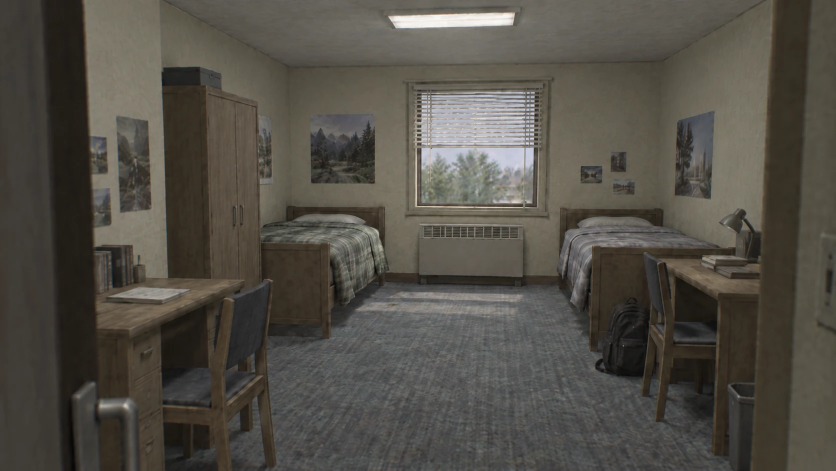
#> input picture dorm_room/renders/reference.png, 1672 x 941 px (shown at 1/2 size)
$ python -i compare.py   (imports and definitions only)
#> lines starting #> are read from the running program, lines starting #| are printed output that depends on the picture
#> further down, picture is the input picture: PIL image 1672x941 RGB; mean R, G, B 83, 79.1, 71.2
"""Side-by-side, 50% overlay and edge-overlay comparison of a render vs the reference.

Usage: python compare.py <reference.png> <render.png> <out_prefix>
"""
import sys

import numpy as np
from PIL import Image, ImageDraw, ImageFilter, ImageOps

# [1 line that did not run here, left out]
# [2 lines not run here, left out]

# side by side
# [1 line that did not run here, left out]
# [6 lines not run here, left out]

# edge overlay: reference edges red, render edges cyan
def edges(im):
    e = im.convert("L").filter(ImageFilter.GaussianBlur(1.2)).filter(ImageFilter.FIND_EDGES)
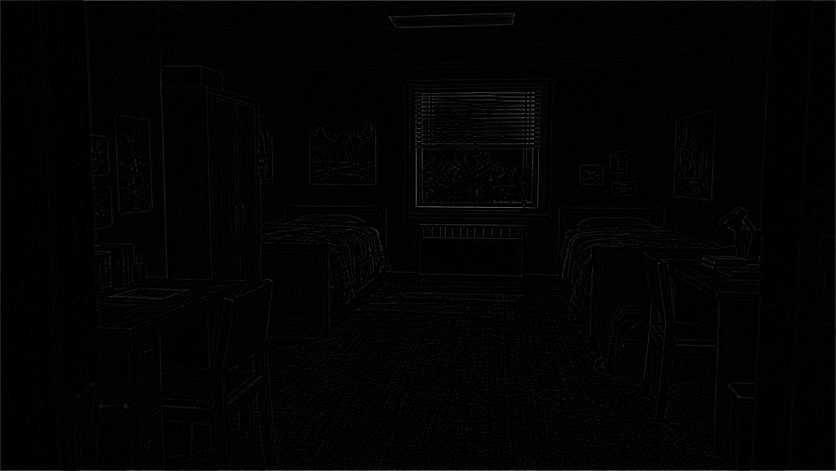
#> e: PIL image 1672x941 L (shown at 1/2 size); min 0, max 121, mean 2.6
    a = np.asarray(e).astype(np.float32)
    return np.clip(a / max(1.0, np.percentile(a, 97)) , 0, 1)
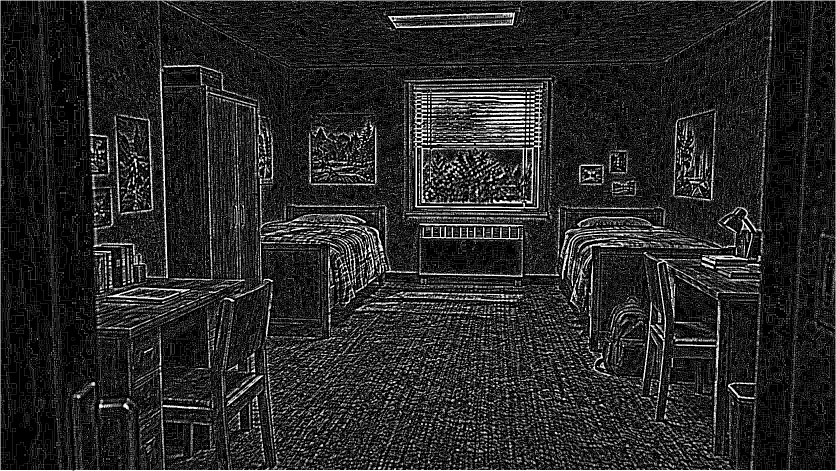
#> returned value: shape (941, 1672) float32 (shown at 1/2 size); min 0, max 1, mean 0.152

# [1 line that did not run here, left out]
# [1 line that did not run here, left out]
# [1 line that did not run here, left out]
# [1 line that did not run here, left out]
# [1 line that did not run here, left out]
# [1 line not run here, left out]

# tonal statistics
# [1 line that did not run here, left out]
# [1 line that did not run here, left out]
# [2 lines not run here, left out]
# region means on a 4x4 grid (luma)
# [1 line that did not run here, left out]
# [1 line that did not run here, left out]
# [8 lines not run here, left out]

>>> from PIL import Image
>>> picture = Image.open('../renders/reference.png')
>>> result = edges(picture)

$ run again, on dorm_room/renders/alt_view.png
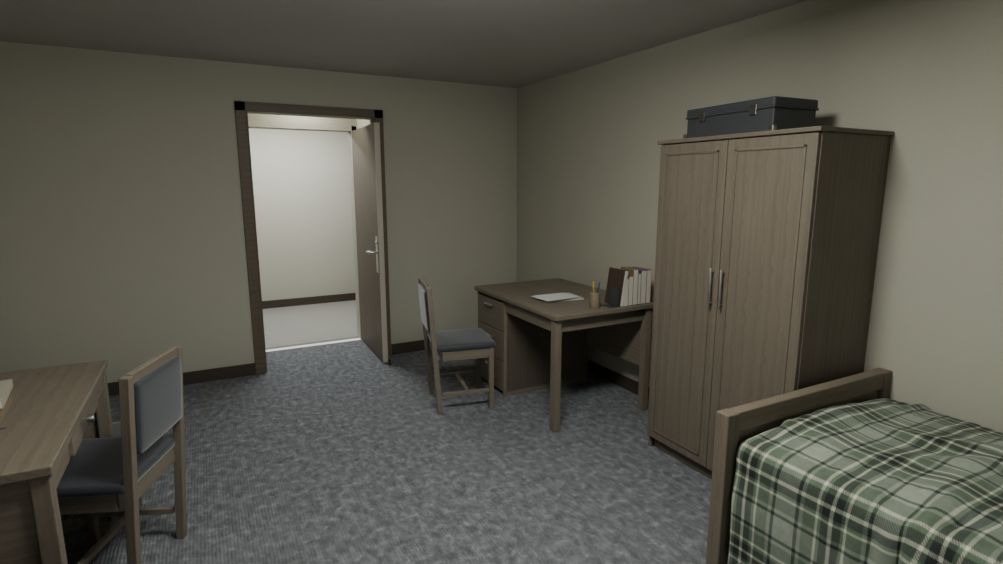
#> input picture dorm_room/renders/alt_view.png, 1003 x 564 px
#> picture is the input picture: PIL image 1003x564 RGBA; mean R, G, B, A 88, 86.2, 76.5, 255
#> in edges, `e = im.convert("L").filter(ImageFilter.GaussianBlur(1.2)).filter(Image..`:
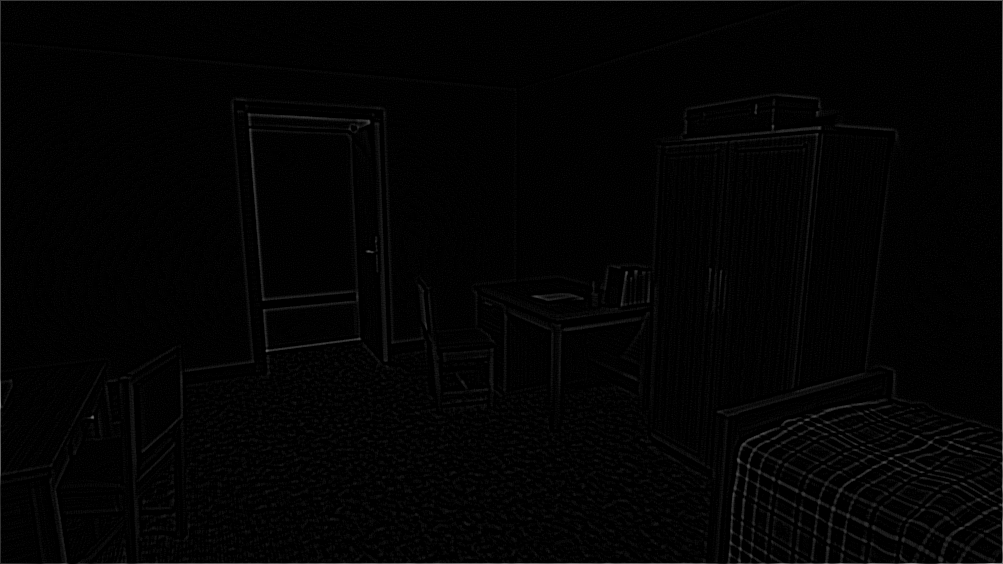
#> e: PIL image 1003x564 L; min 0, max 148, mean 3.2
#> in edges, `return np.clip(a / max(1.0, np.percentile(a, 97)) , 0, 1)`:
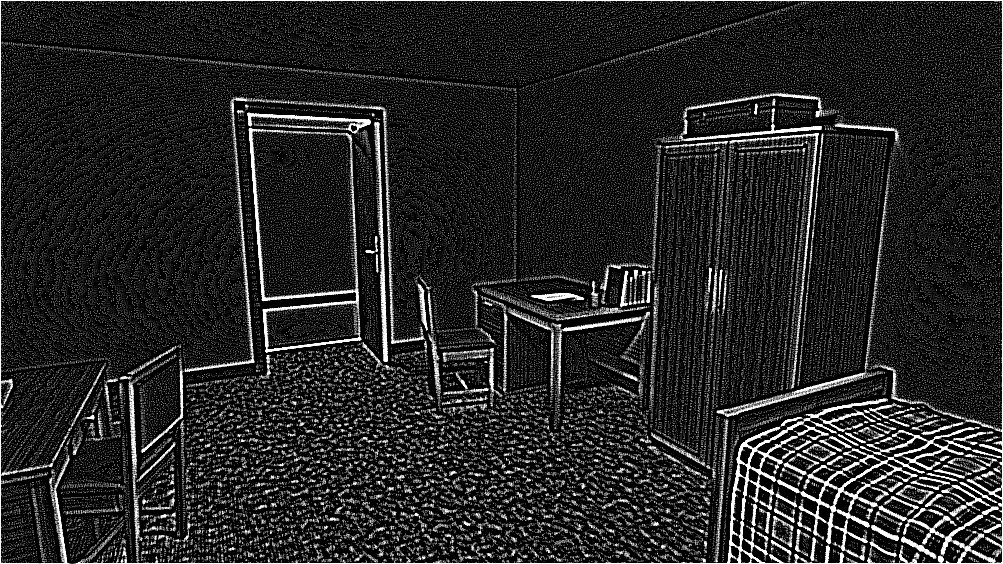
#> returned value: shape (564, 1003) float32; min 0, max 1, mean 0.146

$ run again, on dorm_room/renders/render_01.png
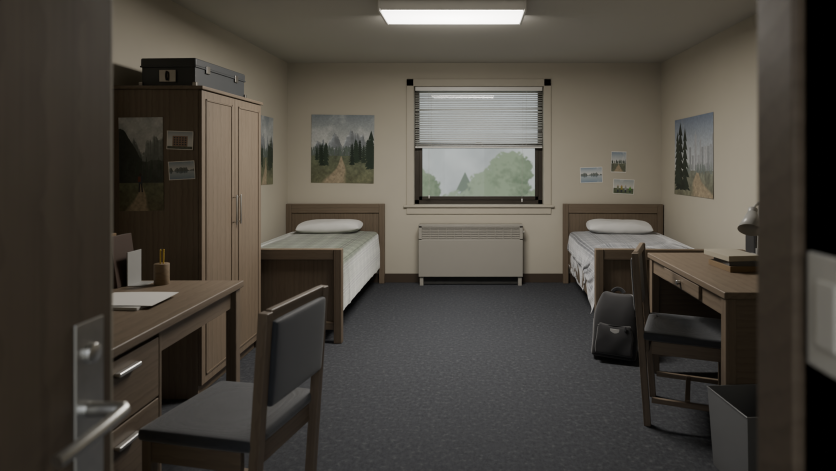
#> input picture dorm_room/renders/render_01.png, 1672 x 941 px (shown at 1/2 size)
#> picture is the input picture: PIL image 1672x941 RGBA; mean R, G, B, A 74.1, 69.1, 61.7, 255
#> in edges, `e = im.convert("L").filter(ImageFilter.GaussianBlur(1.2)).filter(Image..`:
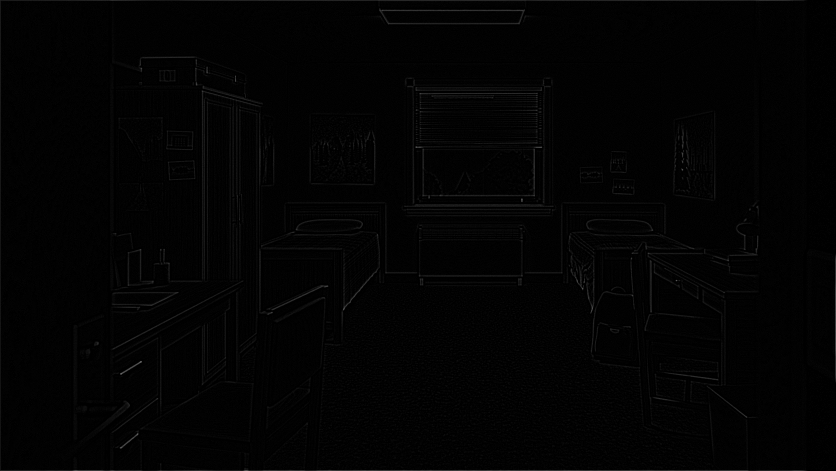
#> e: PIL image 1672x941 L (shown at 1/2 size); min 0, max 130, mean 2.6
#> in edges, `return np.clip(a / max(1.0, np.percentile(a, 97)) , 0, 1)`:
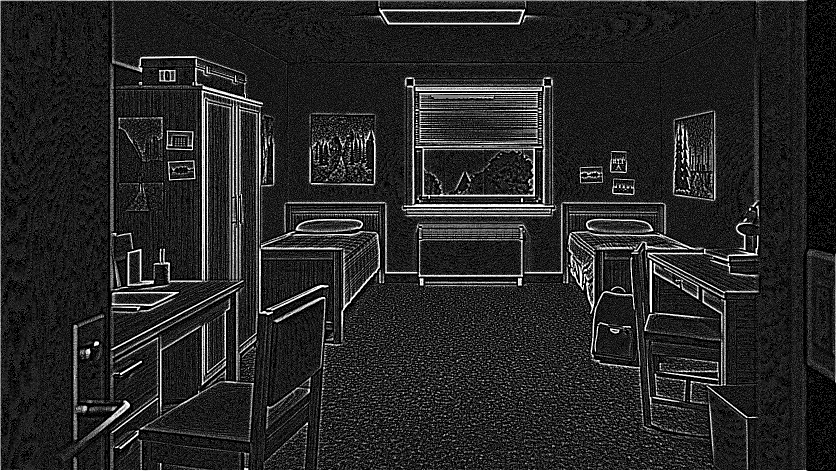
#> returned value: shape (941, 1672) float32 (shown at 1/2 size); min 0, max 1, mean 0.149
